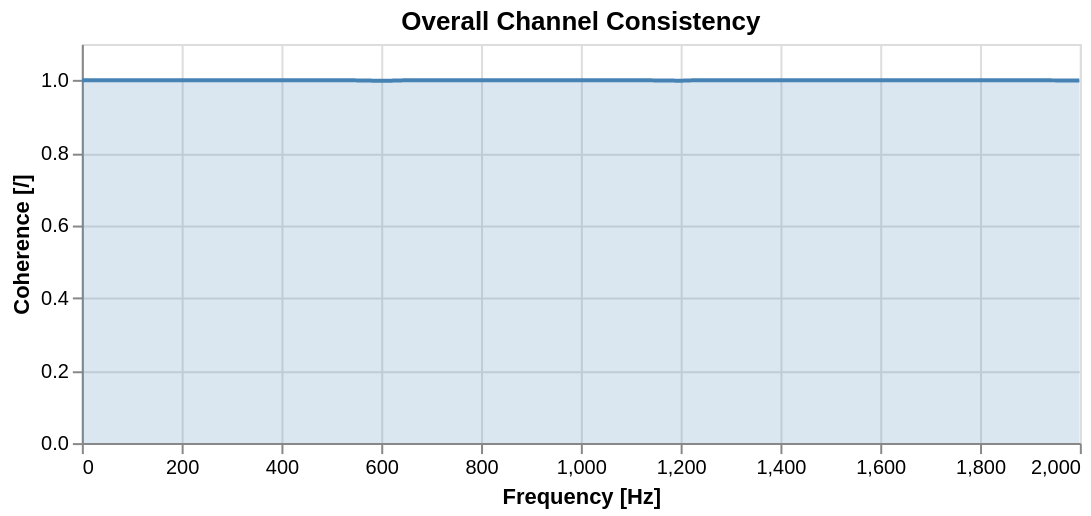

Notebook cell for this chart:
### Markdown cell above
Wrapper functions can also be used to display overall channel/sensor and impact consistency:

### Code cell
pyfbs.display.plot_coh(vpt.freq, vpt.overall_sensor, color='steelblue', title='Overall Channel Consistency')

### Figure 1 — Vega-Lite specification as saved in the notebook (floating-point values rounded to 4 significant figures; data arrays with more than 128 entries replaced by an {"elided": "..."} marker saying what was removed)
{"config": {"view": {"continuousWidth": 300, "continuousHeight": 300}}, "data": {"name": "data-25227e56b1322776de6d7dc8332ed63e"}, "mark": {"type": "area", "color": "out", "line": {"color": "out"}, "opacity": 0.2}, "encoding": {"color": {"value": "steelblue"}, "x": {"axis": {"title": "Frequency [Hz]"}, "field": "f", "type": "quantitative"}, "y": {"axis": {"title": "Coherence [/]"}, "field": "coh", "type": "quantitative"}}, "height": 200, "params": [{"name": "param_f268f798f41c853e", "select": {"type": "interval"}, "bind": "scales"}], "title": "Overall Channel Consistency", "width": 500, "$schema": "https://vega.github.io/schema/vega-lite/v6.1.0.json", "datasets": {"data-25227e56b1322776de6d7dc8332ed63e": {"elided": "2000 records"}}}
